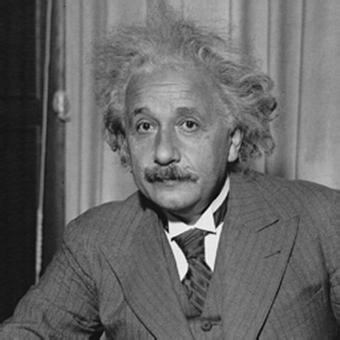
%> input picture Images/einstein.png, 340 x 340 px
$ octave read_encode_write_image.m   (GNU Octave 9; MATLAB toolbox functions it lacks are replaced by stand-ins)
%> lines starting %> are read from the running program, lines starting %| are printed output that depends on the picture
### GolayArrayEncode.m
function p = GolayArrayEncode (d, G)

  [m,n] = size(d);
  for i=1:m
    p(i,:) = GolayVectorEncode(d(i,:),G);
  endfor
endfunction

### GolayVectorEncode.m
function p = GolayVectorEncode (d, G)

  n = size(d)(2);
  n3 = floor(n/3);
  b1 = zeros(1,8);

  w = 2 .^ (0:7);

  for i = 1:n3
    b1 = bitget(d(3*i-2),1:8);
    b2 = bitget(d(3*i-1),1:8);
    b3 = bitget(d(3*i),1:8);

    d1 = [b1,b2(1:4)];
    d2 = [b2(5:8),b3];

    y1 = mod(d1 * G,2);
    y2 = mod(d2 * G,2);

    f = y1(13:20);
    p(3*i-2)= w * f';
    f = [y1(21:23),0,y2(13:16)];
    p(3*i-1)= w * f';
    f = [y2(17:23),0];
    p(3*i)= w * f';
  endfor
endfunction

### read_encode_write_image.m
clear;
load GolayTables.mat; #run GolayTableGenerator to make the tables

img = imread("Images/einstein.png");
%> img is the input picture: size 340x340 uint8; min 0, max 255, mean 102.8
[m,n] = size(img);
%> m = 340; n = 340

nAdd = mod(3-mod(n,3),3); #increase the width to be a factor of 3
%> nAdd = 2

if nAdd > 0
  padding = zeros(m,nAdd);
  img = [img,padding];
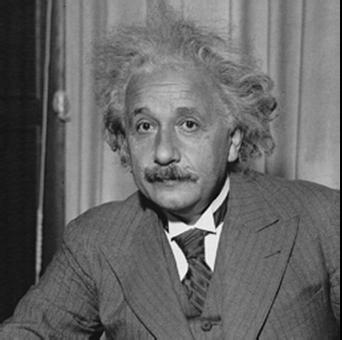
%> img: size 340x342 uint8; min 0, max 255, mean 102.2
endif
p = GolayArrayEncode (img, G);
%> after the loop in GolayArrayEncode, `for i=1:m`:
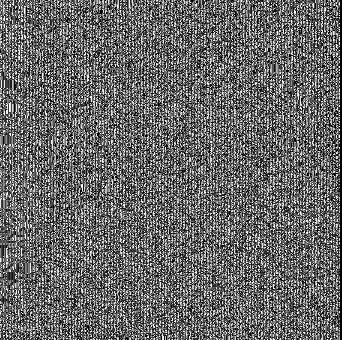
%> p: size 340x342 double; min 0, max 255, mean 104.5
img = [img,p];
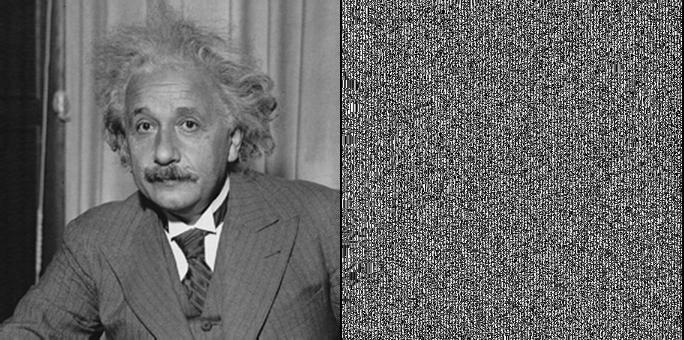
%> img: size 340x684 uint8; min 0, max 255, mean 103.3

imwrite(img,"Images/einstein_encoded.png");
